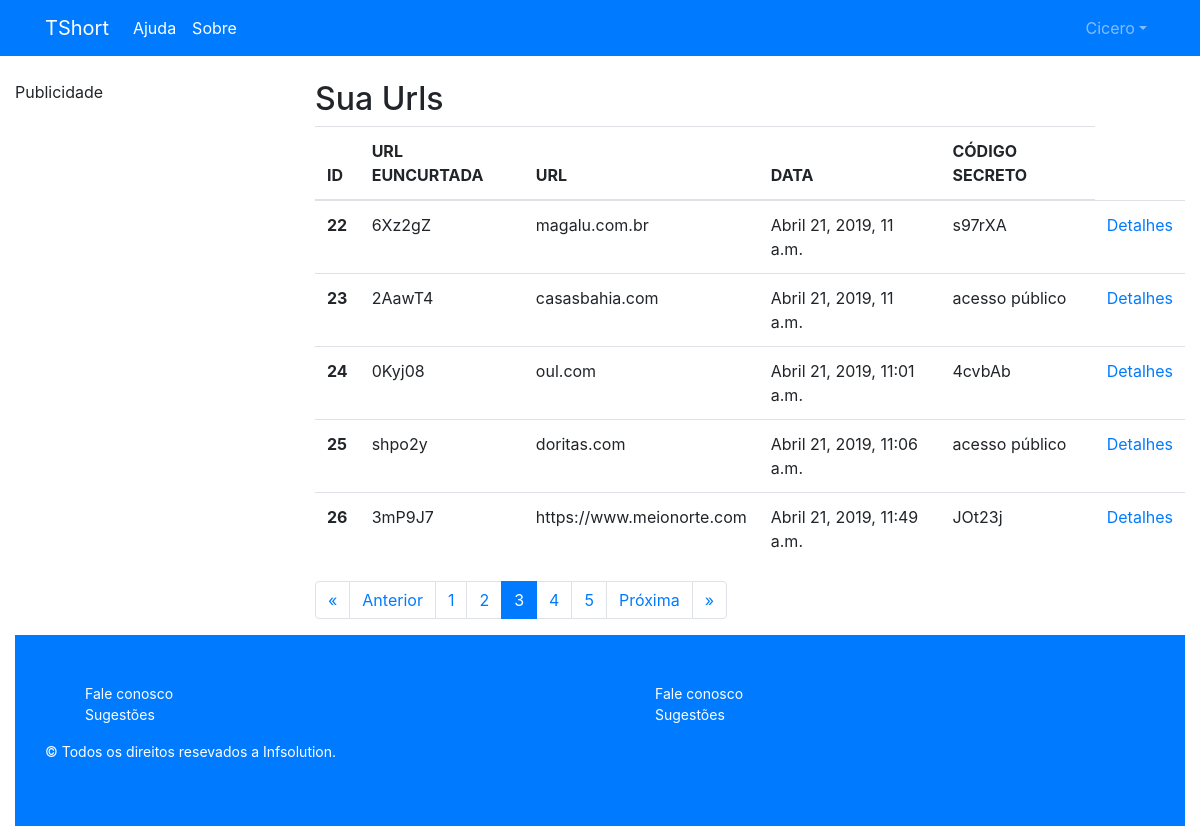
The page /report/?page=3 (signed in) on the database its author committed.
### app/models.py (models this page shows, shortened)
class Perfil(models.Model):
	name = models.CharField(max_length=255, default='')
	user = models.OneToOneField(User, related_name='user', on_delete=models.CASCADE)
	email_validated = models.BooleanField(default=False)
	created_at = models.DateField(auto_now_add=True)
	contatos = models.ManyToManyField('Perfil')

class Shortened(models.Model):
	perfil = models.ForeignKey(Perfil, related_name='shorteneds', on_delete=models.CASCADE, null=True)
	url = models.CharField(max_length=1024)
	url_shortened = models.CharField(max_length=256, null=True, unique=True)
	created_at = models.DateTimeField(auto_now_add=True)
	expiring_date = models.DateTimeField(auto_now_add=False, null=True)
	code = models.CharField(max_length=12, null=True, unique=True)
	private_code = models.CharField(max_length=12, null=True)
	preview = models.BooleanField(default=False)
	preview_message = models.TextField(null=True)

### app/views.py (the view)
# urls.py: path('report/', views.shotened_report, name='report'),
@login_required
def shotened_report(request):
	ITEMS_PER_PAGE = 5
	perfil_logado = get_perfil_logado(request)
	shorteneds = Shortened.objects.filter(perfil=perfil_logado)
	paginator = Paginator(shorteneds, ITEMS_PER_PAGE)
	page = request.GET.get('page',1)
	try:
		short_page = paginator.get_page(page)
	except InvalidPage:
		short_page = paginator.get_page(1)
	return render(request, 'app/report.html',{"shorteneds":short_page,"perfil_logado":perfil_logado})

### app/views.py (called while the page is built)
def get_perfil_logado(request):
	try:
		perfil = Perfil.objects.get(user=request.user)
	except Exception as e:
		return None
	return perfil

### app/templates/app/report.html
{% extends 'app/base.html' %}
{% load i18n %}
{% block body %}
<h2>{% trans "Sua Urls" %}</h2>
<table class="table table-hover table-responsive">
	<thead>
		<tr>
			<th scope="col">{% trans "ID"%}</th>
			<th scope="col">{% trans "URL EUNCURTADA"%}</th>
			<th scope="col">{% trans "URL"%}</th>
			<th scope="col">{% trans "DATA"%}</th>
			<th scope="col">{% trans "CÓDIGO SECRETO"%}</th>
		</tr>
	</thead>
	<tbody>
		{% if shorteneds %}
			{% for shortened in  shorteneds%}
			<tr>
			<th scope="row">{{shortened.id}}</th>
			<td>{{ shortened.url_shortened }}</td>
			<td>{{shortened.url}}</td>
			<td>{{shortened.created_at}}</td>
			{% if shortened.private_code == None %}
			<td>{% trans "acesso público" %}</td>
			{% else %}
			<td>{{shortened.private_code}}</td>
			{% endif %}
			<td><a href="{% url 'detail' shortened.id %}">Detalhes</a></td>
			</tr>
			{% endfor %}
		{% endif %}
</tbody>
</table>
<nav aria-label="...">
	<ul class="pagination">
	  {% if shorteneds.has_previous %}
	   <li class="page-item">
		<a class="page-link" href="?page=1" tabindex="-1">&laquo;</a>
	  </li>
	  <li class="page-item">
		<a class="page-link" href="?page={{ shorteneds.previous_page_number }}" tabindex="-1">Anterior</a>
	  </li>
	  {% endif %}
	  {% for page in  shorteneds.paginator.page_range %}
	  <li class="page-item active">
		{% if shorteneds.number == page %}
		<span class="page-link">{{shorteneds.number}}<span class="sr-only">(current)</span></span>
		{% else %}
		<li class="page-item">
		<a class="page-link" href="?page={{ page }}">{{ page }}</a>
		{% endif %}
	  </li>
	  {% endfor %}
		{% if shorteneds.has_next %}
	  <li class="page-item">
		<a class="page-link" href="?page={{ shorteneds.next_page_number }}">Próxima</a>
	  </li>
	  <li class="page-item">
		<a class="page-link" href="?page={{ shorteneds.paginator.num_pages }}"> &raquo;</a>
	  </li>
	  {% endif %}
	</ul>
</nav>
{% endblock %}

### app/templates/app/base.html (shortened to what this page needs)
<!DOCTYPE html>
<html>
{% load i18n %}
{% load static %}
<head>
	<link rel="stylesheet" href="{% static 'bootstrap/css/bootstrap.min.css' %}">
  <link rel="stylesheet" href="{% static 'fontawesome/css/fontawesome-all.min.css' %}">
</head>
<body style="margin-top: 5em;">
<div class="container-fluid">
	<header>
		<nav class="navbar navbar-expand-lg navbar-dark bg-primary fixed-top">
			<div class="container">
				<a class="navbar-brand" href="{% url 'index' %}">TShort</a>
				<div class="collapse navbar-collapse" id="navbarTogglerDemo01">
					<ul class="navbar-nav mr-auto mt-2 mt-lg-0">
						<li class="nav-item active">
							<a class="nav-link" href="{% url 'help' %}">Ajuda</a>
						</li>
						<li class="nav-item active">
							<a class="nav-link" href="{% url 'about' %}">Sobre</a>
						</li>
					</ul>
					<ul class="navbar-nav ml-auto mt-2 mt-lg-0">
						{% if perfil_logado.name %}
						<li class="nav-item dropdown">
							<a class="nav-link dropdown-toggle" data-toggle="dropdown" href="#" role="button" aria-haspopup="true" aria-expanded="false">{{ perfil_logado.name }}</a>
						</li>
						{% else %}
							<li class="nav-item active">
								<a class="nav-link" href="{% url 'login' %}">Login</a>
							</li>
						{% endif %}
					</ul>
				</div>
			</div>
		</nav>
	</header>
	<section class="row" >
	<nav class="col-md-3">
				Publicidade
		</nav>
	<article class="col-md-9">
		{% block body %}
		{% endblock %}
	</article>
	</section>
	<div class="row">
		<footer class="col-md-12">
			<div class="footer-main bg-primary py-5 small">
			 	<div class="container">
			 		<div class="row">
			 		<div class="col-md-6">
			 			<ul style="list-style: none">
			 				<li><a href="" class="text-white">{% trans "Fale conosco" %}</a></li>
			 				<li><a href="" class="text-white">{% trans "Sugestões" %}</a></li>
			 			</ul>
			 			<p class="text-white"> &copy; {% trans "Todos os direitos resevados a Infsolution." %}</p>
			 		</div>
			 		<div class="col-md-6">
			 			<ul style="list-style: none">
			 				<li><a href="" class="text-white">{% trans "Fale conosco" %}</a></li>
			 				<li><a href="" class="text-white">{% trans "Sugestões" %}</a></li>
			 			</ul>
			 		</div>
			 	</div>
				</div>
			</div>
		</footer>
	</div>
</div>
</body>
</html>
        {% get_current_language as LANGUAGE_CODE %}
        {% get_available_languages as LANGUAGES %}
        {% get_language_info_list for LANGUAGES as languages %}

### rows shown on the page
Perfil: name "Cicero"
Shortened: id "22", url_shortened "6Xz2gZ", url "magalu.com.br", created_at "Abril 21, 2019, 11 a.m.", private_code "s97rXA"
Shortened: id "23", url_shortened "2AawT4", url "casasbahia.com", created_at "Abril 21, 2019, 11 a.m."
Shortened: id "24", url_shortened "0Kyj08", url "oul.com", created_at "Abril 21, 2019, 11:01 a.m.", private_code "4cvbAb"
Shortened: id "25", url_shortened "shpo2y", url "doritas.com", created_at "Abril 21, 2019, 11:06 a.m."
Shortened: id "26", url_shortened "3mP9J7", url "https://www.meionorte.com", created_at "Abril 21, 2019, 11:49 a.m.", private_code "JOt23j"

### other values the page prints
{{ page }} "1" "2" "4" "5"
{{ shorteneds.number }} "3"
